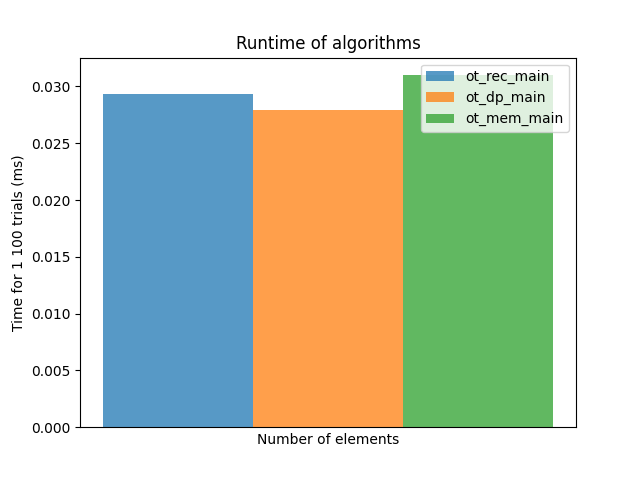

Generate this figure with Python:
# Analysis of Algorithms (CSCI 323)
# Winter 2025
# Assignment 6 - Optimal Triangulation Problem

from time import time
import matplotlib.pyplot as plt
import Assignment04 as as4
import Assignment02 as as2
import math



#[1] Generate a set of n points. Use an n somewhat larger than what you actually want for the triangulation, since points will get eliminated when forming the convex hull / polygon.


# [2] Find the convex hull of the points. This will give you a reduced set of points.


#[3] Compute the optimal triangulation using recursion.
MAX = 100000


# Distance formula between two points p1 and p2
def dist(p1, p2):
    return math.sqrt((p1[0] - p2[0])**2 + (p1[1] - p2[1])**2)


def cost(points, i, j, k):
    return dist(points[i], points[j]) + dist(points[j], points[k])

def ot_rec_main(points):
    n = len(points)
    tri = [[-1] * n for i in range(n)]
    ot = ot_rec(points, 0, n - 1, tri)
    return ot, tri


def ot_rec(points, i, j, tri):
    if j < i + 2:
        return 0
    res = MAX
    for k in range(i + 1, j):
        temp = ot_rec(points, i, k, tri) + ot_rec(points, k, j, tri) + cost(points, i, k, j)
        if temp < res:
            res = temp
            tri[i][j] = k
    return res

# [4] Compute the optimal triangulation using memoization.
def ot_mem(points, i, j, mem, tri):
    if mem[i][j] < 0:
        if j < i + 2:
            mem[i][j] = 0
        else:
            res = MAX
            for k in range(i + 1, j):
                temp = ot_mem(points, i, k, mem, tri) + ot_mem(points, k, j, mem, tri) + cost(points, i, k, j)
                if temp < res:
                    res = temp
                    tri[i][j] = k
            mem[i][j] = res
    return mem[i][j]


def ot_mem_main(points):
    n = len(points)
    mem = [[-1] * n for i in range(n)]
    tri = [[-1] * n for i in range(n)]
    ot = ot_mem(points, 0, n - 1, mem, tri)
    return ot, tri

# [5] Compute the optimal triangulation using dynamic programming.
def ot_dp_main(points):
    n = len(points)
    tri = [[-1] * n for i in range(n)]
    ot = ot_dp(points, n, tri)
    return ot, tri


def ot_dp(points, n, tri):
    n = len(points)
    if n < 3:
        return 0
    table = [[0.0] * n for _ in range(n)]
    gap = 0
    while gap < n:
        i = 0
        j = gap
        while j < n:
            if j < i + 2:
                table[i][j] = 0.0
            else:
                table[i][j] = MAX
                k = i + 1
                while k < j:
                    val = table[i][k] + table[k][j] + cost(points, i, j, k)
                    if table[i][j] > val:
                        table[i][j] = val
                    k += 1
            i += 1
            j += 1
        gap += 1
    return table[0][n - 1]

#[6] Verify algorithmically that the answers using all three approaches (Tasks 3, 4, 5) are the same.

#[7] Fit the three algorithms into our infrastructure from earlier assignments so all algorithms get executed for random data and their times get tracked, tabulated and plotted.
def run_algs(algs, sizes, trials):
    dict_algs = {}
    for alg in algs:
        dict_algs[alg.__name__] = {}
    for size in sizes:
        for alg in algs:
            dict_algs[alg.__name__][size] = 0
        for trial in range(1, trials + 1):
            points = as4.generate_points(size, -10, 10)
            #sorted_points = as4.sort_points(points) convex hull function will sort the points
            cv = as4.convex_hull(points)
            for alg in algs:
                start_time = time()
                ot, tri = alg(cv)
                end_time = time()
                net_time = end_time - start_time
                dict_algs[alg.__name__][size] += 1000 * net_time
                if size == sizes[0]:
                    print("\n", alg.__name__, round(ot, 4))
                    print(tri)
                    as4.draw_points(cv, "g", f"Assignment6-cv-{size}.png")
                    draw_triangulated_convex_hull(cv, tri, f"Assignment6-tri-{size}.png")
    return dict_algs


def draw_triangulated_convex_hull(hull, tri, file_name):
    n = len(hull)
    x = [hull[i][0] for i in range(n)]
    y = [hull[i][1] for i in range(n)]
    plt.plot(x, y, 'ro')
    plt.axis('equal')
    for i in range(n - 1):
        plt.plot(x[i:i + 2], y[i:i + 2], 'bo-')
    xx = [x[n - 1], x[0]]
    yy = [y[n - 1], y[0]]
    plt.plot(xx, yy, 'bo-')
    for i in range(n):
        for j in range(n):
            if tri[i][j] >= 0:
                a = i
                b = tri[i][j]
                xx = [hull[a][0], hull[b][0]]
                yy = [hull[a][1], hull[b][1]]
                plt.plot(xx, yy, 'go-')
    plt.savefig(file_name)
    plt.show()


def main():
    assn = "Assignment06"
    algs = [ot_rec_main, ot_dp_main, ot_mem_main]
    sizes = [20]
    trials = 1
    dict_algs = run_algs(algs, sizes, trials)
    as2.print_times(dict_algs, f"{assn}.txt")
    as2.plot_times(dict_algs, sizes, trials, algs, f"{assn}.png")


if __name__ == "__main__":
    main()
